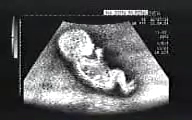
#> input picture frame 24 of tp3/src/data/baby.avi, 192 x 120 px
$ python videoToTextfile.py   (Python 2 division)   (older library calls are emulated)
#> lines starting #> are read from the running program, lines starting #| are printed output that depends on the picture
import numpy as np
import cv2

#########################
# Parametros de entrada.#
#########################
videoFilename = 'baby.avi'
textFilename = 'input.txt'
salto = 1

# Abrimos archivo de video.
video = cv2.VideoCapture(videoFilename)

# Obtenemos informacion basica.
nFrames = video.get(cv2.cv.CV_CAP_PROP_FRAME_COUNT)
frameRate = video.get(cv2.cv.CV_CAP_PROP_FPS)
height = video.get(cv2.cv.CV_CAP_PROP_FRAME_HEIGHT)
width = video.get(cv2.cv.CV_CAP_PROP_FRAME_WIDTH)

print 'Abriendo archivo: ' + str(video.isOpened())
print 'Info del video:'
print '   # frames:\t' + str(nFrames)
print '   Frame Rate:\t' + str(frameRate)
print '   Height:\t' + str(height)
print '   Width:\t' + str(width)

# Guardamos informacion general en el archivo de salida.
f = open(textFilename,'w')
f.write(str(int(nFrames)) + '\n')
f.write(str(int(height)) + ',' + str(int(width)) + '\n')
f.write(str(int(frameRate)) + '\n')

# Bajamos al archivo los frames que nos interesan.
for k in xrange(0,int(nFrames),salto):
	ret, frame = video.read()
	grayFrame = cv2.cvtColor(frame, cv2.COLOR_BGR2GRAY)
	cv2.imshow('frame',grayFrame)
	k = k+salto
	video.set(cv2.cv.CV_CAP_PROP_POS_FRAMES,k)

	for i in range(0,int(video.get(4))):
		for j in range(0,int(video.get(3))-1):
			f.write(str(grayFrame[i][j]) + ',')
		f.write(str(grayFrame[i][int(video.get(3)-1)]))
		f.write('\n')

video.release()
cv2.destroyAllWindows()
print 'Fin'

$ run again, starting later in the video
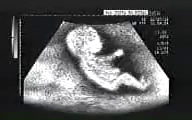
#> input picture frame 109 of tp3/src/data/baby.avi, 192 x 120 px

$ run again, starting later in the video
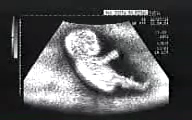
#> input picture frame 194 of tp3/src/data/baby.avi, 192 x 120 px
